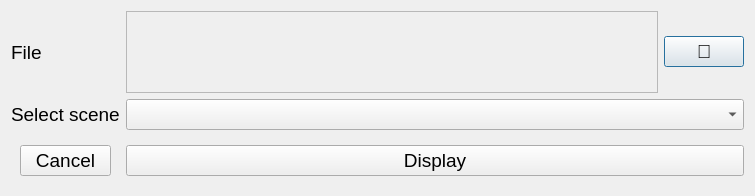
<?xml version="1.0" encoding="UTF-8"?>
<ui version="4.0">
 <class>Dialog</class>
 <widget class="QDialog" name="Dialog">
  <property name="geometry">
   <rect>
    <x>0</x>
    <y>0</y>
    <width>755</width>
    <height>196</height>
   </rect>
  </property>
  <property name="font">
   <font>
    <pointsize>14</pointsize>
   </font>
  </property>
  <property name="windowTitle">
   <string>Dialog</string>
  </property>
  <layout class="QGridLayout" name="gridLayout">
   <item row="0" column="1">
    <widget class="QWidget" name="widget_2" native="true">
     <layout class="QHBoxLayout" name="horizontalLayout_2">
      <property name="leftMargin">
       <number>0</number>
      </property>
      <property name="topMargin">
       <number>0</number>
      </property>
      <property name="rightMargin">
       <number>0</number>
      </property>
      <property name="bottomMargin">
       <number>0</number>
      </property>
      <item>
       <widget class="QPlainTextEdit" name="filepath">
        <property name="enabled">
         <bool>false</bool>
        </property>
        <property name="font">
         <font>
          <pointsize>11</pointsize>
         </font>
        </property>
        <property name="readOnly">
         <bool>true</bool>
        </property>
        <property name="backgroundVisible">
         <bool>false</bool>
        </property>
       </widget>
      </item>
      <item>
       <widget class="QPushButton" name="find_file_btn">
        <property name="text">
         <string>📁</string>
        </property>
       </widget>
      </item>
     </layout>
    </widget>
   </item>
   <item row="4" column="0">
    <widget class="QWidget" name="widget" native="true">
     <layout class="QHBoxLayout" name="horizontalLayout">
      <item>
       <widget class="QPushButton" name="cancel_button">
        <property name="text">
         <string>Cancel</string>
        </property>
       </widget>
      </item>
     </layout>
    </widget>
   </item>
   <item row="4" column="1">
    <widget class="QPushButton" name="display_button">
     <property name="text">
      <string>Display</string>
     </property>
    </widget>
   </item>
   <item row="2" column="0">
    <widget class="QLabel" name="label">
     <property name="text">
      <string>Select scene</string>
     </property>
     <property name="alignment">
      <set>Qt::AlignLeading|Qt::AlignLeft|Qt::AlignVCenter</set>
     </property>
    </widget>
   </item>
   <item row="0" column="0">
    <widget class="QLabel" name="label_2">
     <property name="text">
      <string>File</string>
     </property>
    </widget>
   </item>
   <item row="2" column="1">
    <widget class="QComboBox" name="scene_selection"/>
   </item>
  </layout>
 </widget>
 <resources/>
 <connections/>
</ui>
